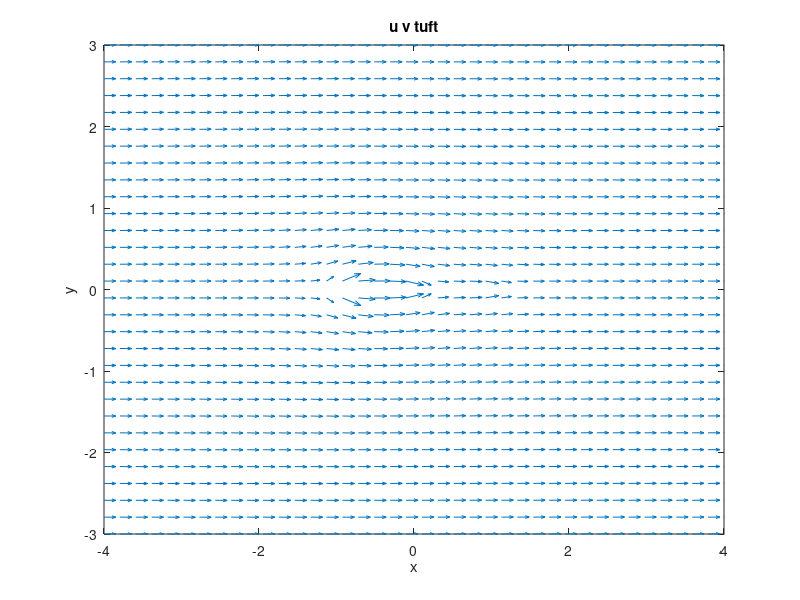
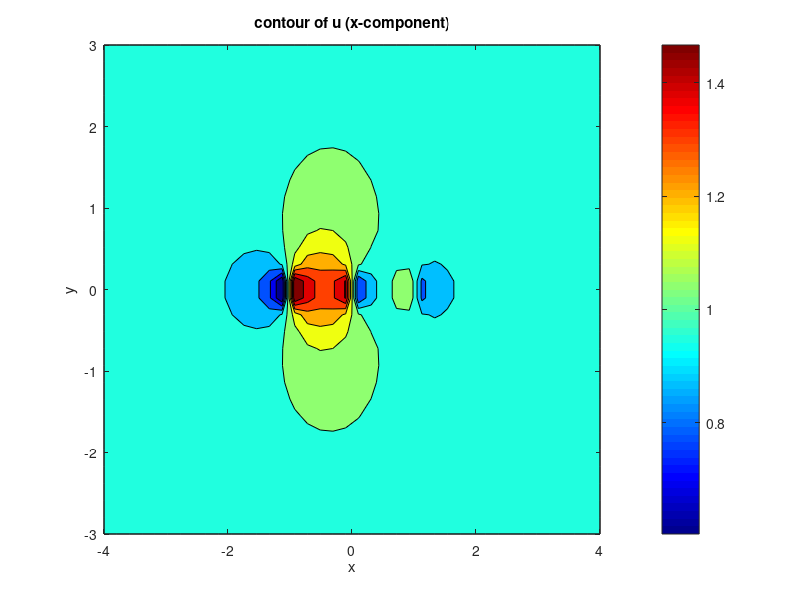
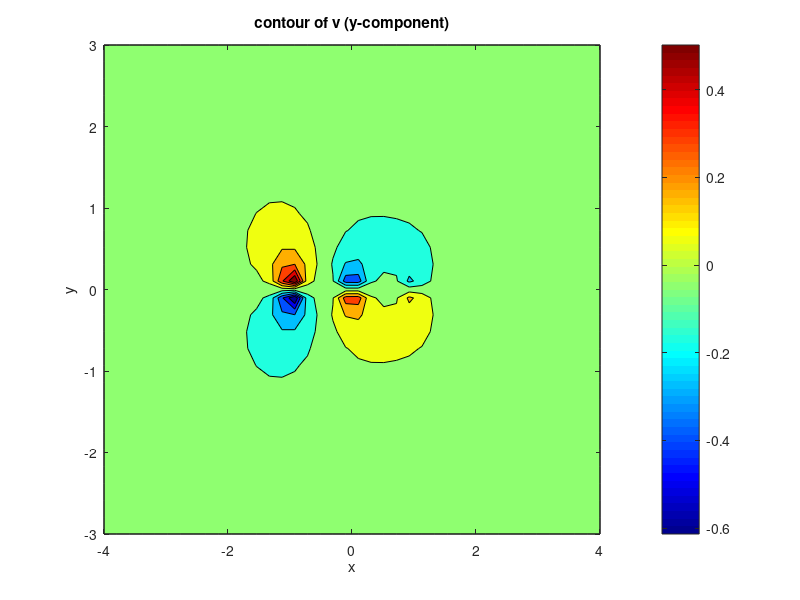
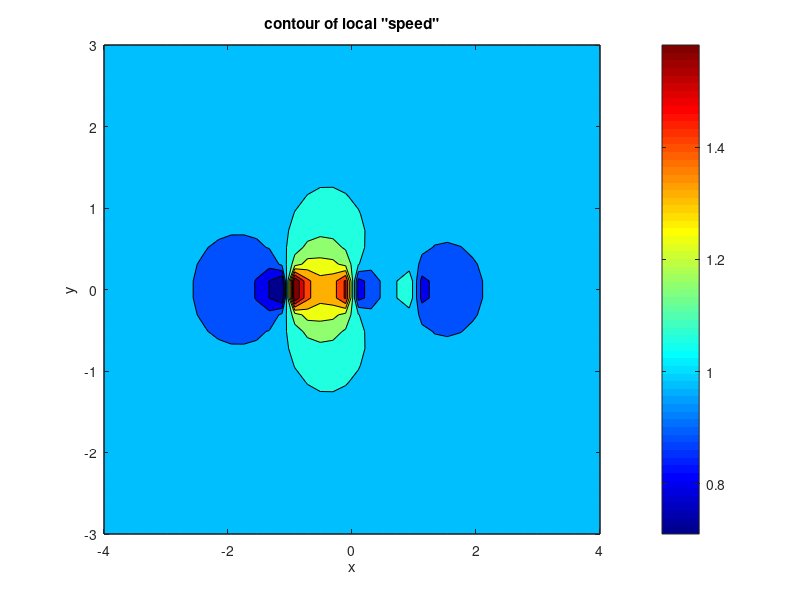

These figures' MATLAB source, in order:
% Evan Trombetta
% AEE342: Aerodynamics
% Project 1a - Analysis of Symmetric Airfoils
% Due: January 23, 2015 at 9:30AM

%% Tuft & Contour
s1 = .10;
s2 = -.07;
s3 = -.03;

[x,y] = meshgrid(linspace(-4,4,40),linspace(-3,3,30));
F1 = s1.*(x+1)./((x+1).^2+y.^2)+s2.*x./(x.^2+y.^2)+s3.*(x-1)./((x-1).^2+y.^2)+1;
F2 = s1.*y./((x+1).^2+y.^2)+s2.*y./(x.^2+y.^2)+s3.*y./((x-1).^2+y.^2);
q = sqrt(F1.^2+F2.^2);

figure(1)
quiver(x, y, F1, F2);
xlim([-4 4])
ylim([-3 3])
xlabel('x')
ylabel('y')
title('u v tuft')

figure(2)
contourf(x,y,F1)
colormap jet
colorbar
xlim([-4 4])
ylim([-3 3])
xlabel('x')
ylabel('y')
title('contour of u (x-component)')

figure(3)
contourf(x,y,F2)
colormap jet
colorbar
xlim([-4 4])
ylim([-3 3])
xlabel('x')
ylabel('y')
title('contour of v (y-component)')

figure(4)
contourf(x,y,q)
colormap jet
colorbar
xlim([-4 4])
ylim([-3 3])
xlabel('x')
ylabel('y')
title('contour of local "speed"')

%% Streamline Plot
figure(5)
x1 = -4;
icedeath = -3:.2:3;

streamline(x,y,F1,F2,x1,icedeath(1));
streamline(x,y,F1,F2,x1,icedeath(2));
streamline(x,y,F1,F2,x1,icedeath(3));
streamline(x,y,F1,F2,x1,icedeath(4));
streamline(x,y,F1,F2,x1,icedeath(5));
streamline(x,y,F1,F2,x1,icedeath(6));
streamline(x,y,F1,F2,x1,icedeath(7));
streamline(x,y,F1,F2,x1,icedeath(8));
streamline(x,y,F1,F2,x1,icedeath(9));
streamline(x,y,F1,F2,x1,icedeath(10));
streamline(x,y,F1,F2,x1,icedeath(11));
streamline(x,y,F1,F2,x1,icedeath(12));
streamline(x,y,F1,F2,x1,icedeath(13));
streamline(x,y,F1,F2,x1,icedeath(14));
streamline(x,y,F1,F2,x1,icedeath(15));
streamline(x,y,F1,F2,x1,icedeath(17));
streamline(x,y,F1,F2,x1,icedeath(18));
streamline(x,y,F1,F2,x1,icedeath(19));
streamline(x,y,F1,F2,x1,icedeath(20));
streamline(x,y,F1,F2,x1,icedeath(21));
streamline(x,y,F1,F2,x1,icedeath(22));
streamline(x,y,F1,F2,x1,icedeath(23));
streamline(x,y,F1,F2,x1,icedeath(24));
streamline(x,y,F1,F2,x1,icedeath(25));
streamline(x,y,F1,F2,x1,icedeath(26));
streamline(x,y,F1,F2,x1,icedeath(27));
streamline(x,y,F1,F2,x1,icedeath(28));
streamline(x,y,F1,F2,x1,icedeath(29));
streamline(x,y,F1,F2,x1,icedeath(30));
streamline(x,y,F1,F2,x1,icedeath(31));

stagx = -1.05;
stagy = 0;
stagx2 = .25;
stagx3 = 1.2;
stagx4 = (1.2:.01:4);
hold on 
plot(stagx,stagy,'b*')
plot(stagx2,stagy,'b*')
plot(stagx3,stagy,'b*')
plot(stagx4,stagy,'r')